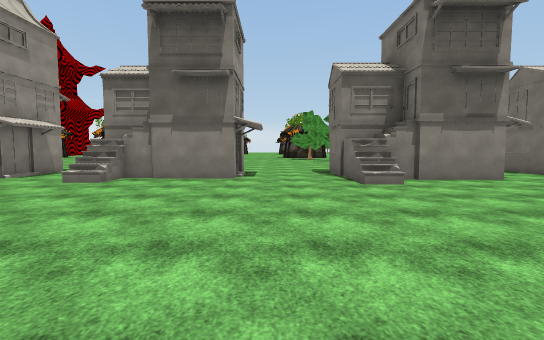
view 1 (above)

22 first-person views from a walk through a Unity game level. The camera is 1.5 m above the floor, tilts 4° down and sees 85° across. The floor is counted in squares, 2 m on a side. Each view is taken from the middle of a square. On the plan, view 1 faces up. The plan holds only what a view shows up to about 10 squares ahead; the rest is blank. The place goes on beyond the plan. Some trees and plants on the terrain are drawn as simple stand-ins. Some surface patterns are stand-ins.

view 2
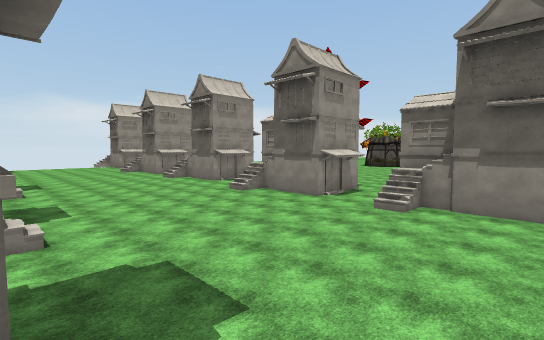

view 3
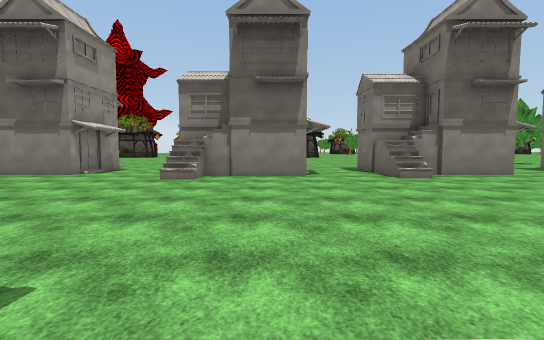

view 4
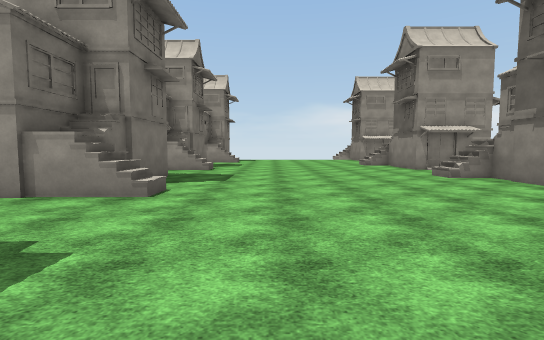

view 5
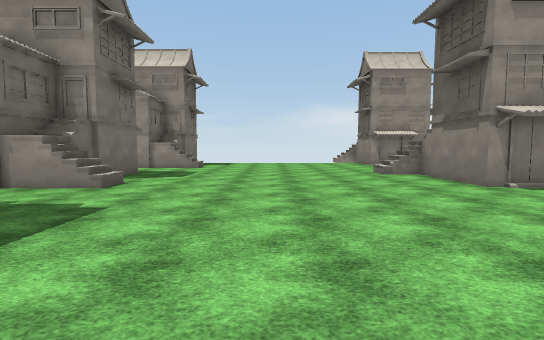

view 6
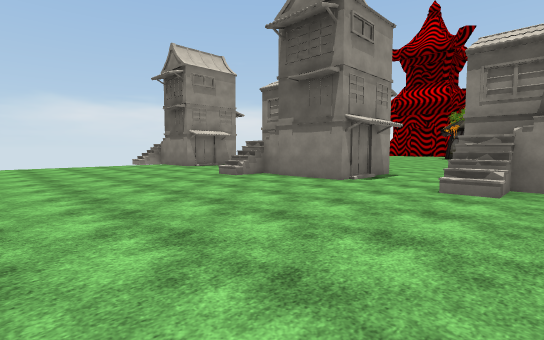

view 7
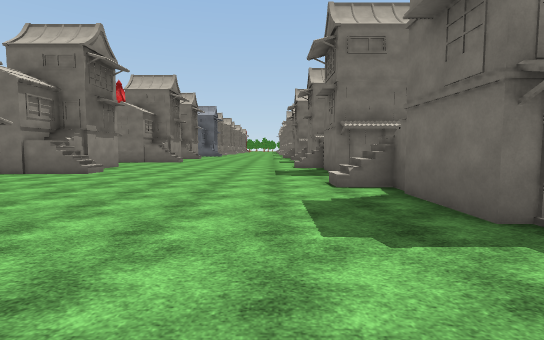

view 8
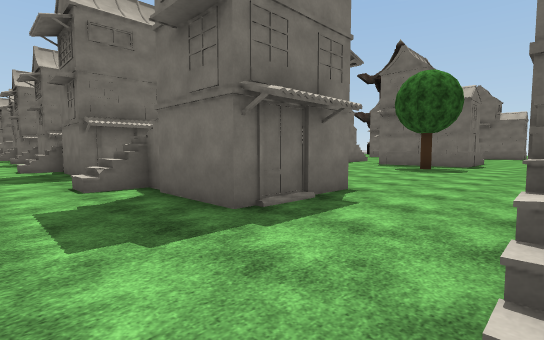

view 9
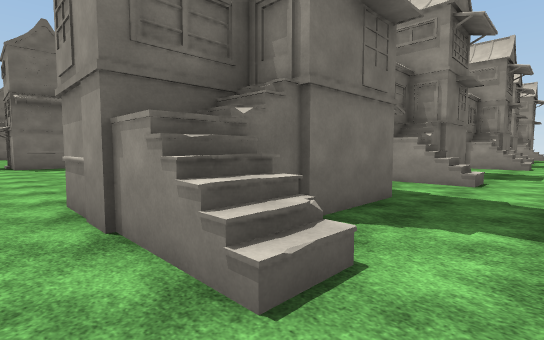

view 10
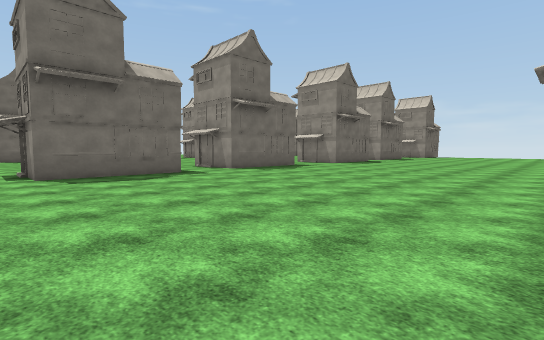

view 11
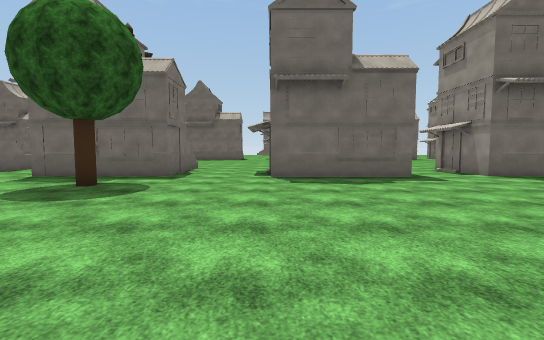

view 12
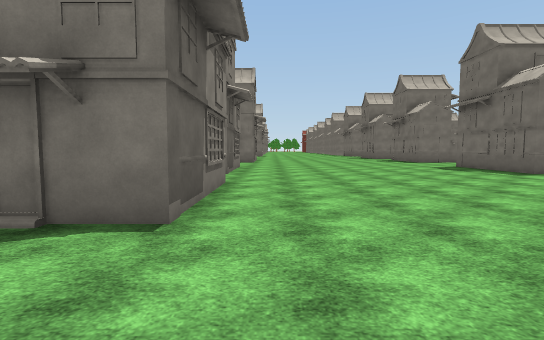

view 13
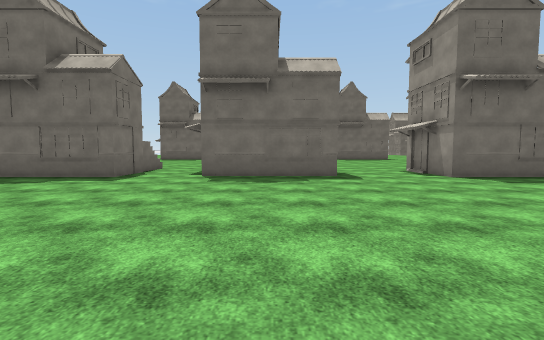

view 14
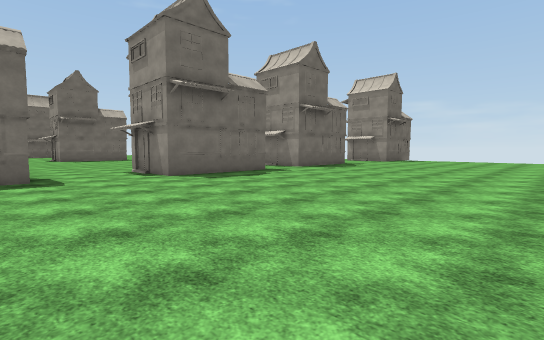

view 15
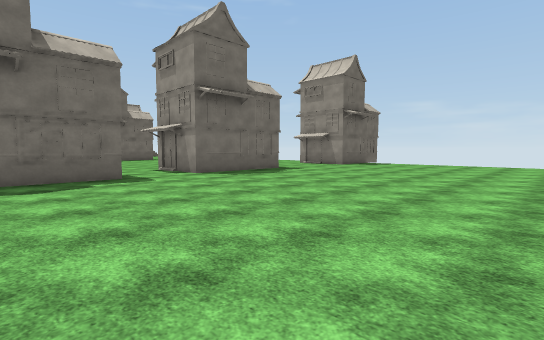

view 16
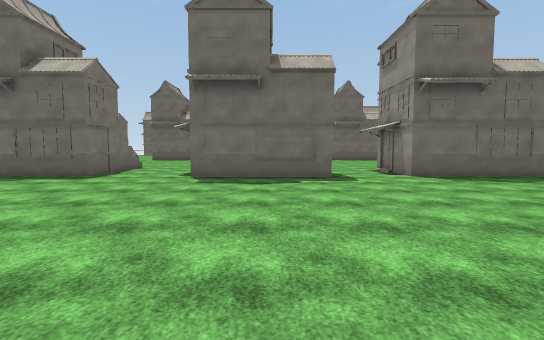

view 17
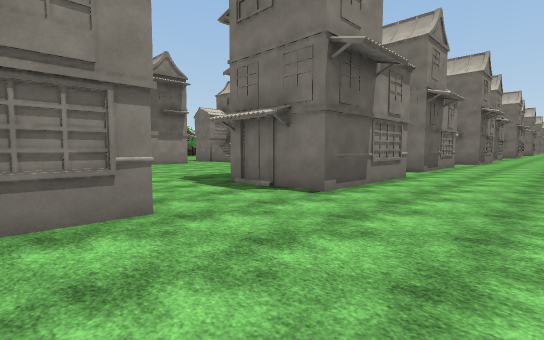

view 18
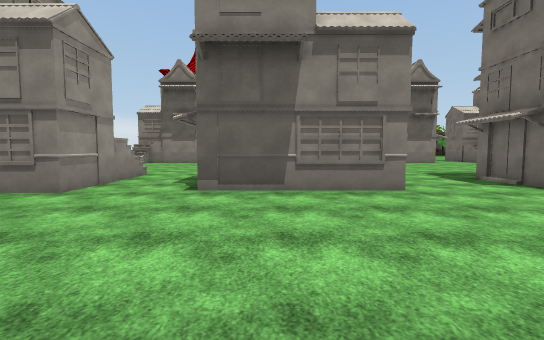

view 19
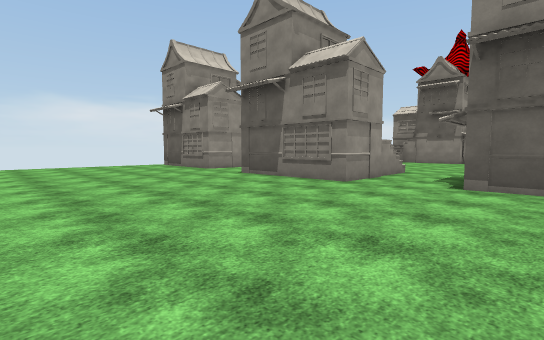

view 20
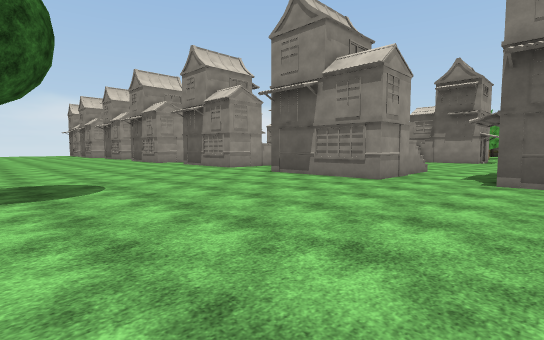

view 21
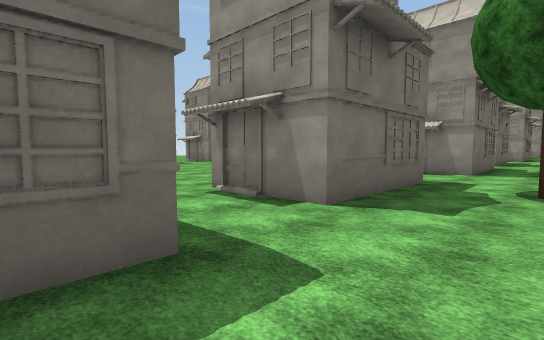

view 22
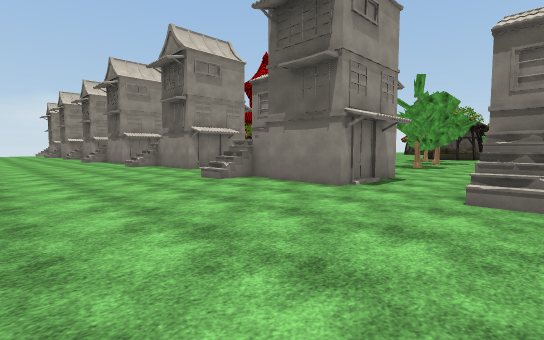

### Floor plan
Key: @ floor where view 1 was taken; # wall or solid block; . main floor; : floor 0.75 m higher than the main floor; + floor 1.5 m higher than the main floor; * floor 2 m higher than the main floor; / step, stairs or slope; O other object.
Columns run from 23 left of view 1 to 9 right of it. Each row starts with its distance up from view 1.
 13                              ..
 12                             ...
 11    ..                       ...
 10    #.           #     #..#   ..#O
  9    #..####..    #..####..#   ..##
  8 O  #..*##O...O# O.. ###..OO# ..
  7 /...../......O.....:.....+O......
  6 .................................
  5 .................................
  4 .................................
  3 .................................
  2 .................................
  1 .................................
  0 ........./............/@.........
 -1 .../..###/.... .O..##O/...../..##
 -2   OO..####... #OO. ####..#  O..##
 -3    #..####... #   .#  #..#   ..##
 -4 ####.........####........####....
 -5 .................................
 -6 .................................
 -7 .................................
 -8 .................................
 -9 .................................
-10 .................................
-11 ..........................O......
-12 .................................
-13 ......####.........####........##
-14    #..   #..#   #..   #..#   ..
-15    #..   #..OO  #..O  #..O   ..O
-16           ...O               ..
-17            ..               ..
-18                            ..
-19                            ..

Positions as (right, up) in squares from view 1, and headings:
1: (0, 0), facing up
2: (-1, -1), facing up-left
3: (-8, -1), facing up
4: (-9, 2), facing left
5: (-14, 3), facing left
6: (-16, 1), facing up-left
7: (-1, 1), facing right
8: (-1, 1), facing down-right
9: (0, 1), facing down-left
10: (0, -4), facing down-left
11: (-1, -5), facing down
12: (-1, -5), facing right
13: (-9, -5), facing down
14: (-10, -5), facing down-left
15: (-15, -5), facing down-left
16: (-16, -5), facing down
17: (-15, -7), facing up-right
18: (-16, -9), facing up
19: (-16, -10), facing up-left
20: (9, -11), facing up-left
21: (9, -11), facing down-left
22: (9, 2), facing up-left
